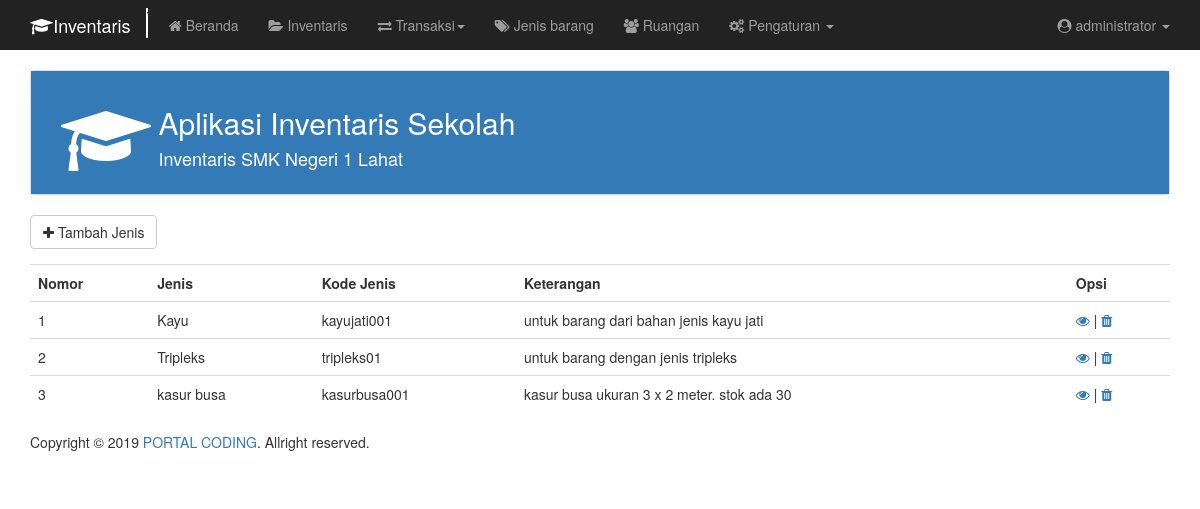
Screenshot of /inventaris/barang.php (signed in) with the database file from the repository.
### tables this page shows
CREATE TABLE `jenis` (
  `id_jenis` varchar(150) NOT NULL,
  `nama_jenis` varchar(150) NOT NULL,
  `kode_jenis` varchar(150) NOT NULL,
  `keterangan_jenis` varchar(500) NOT NULL
);

### inventaris/config/function.php (called while the page is built, shortened)
<?php
class Konektor {
	public function __construct() {
		$this->host = "localhost";
		$this->user = "root";
		$this->pass = "";
		$this->db = "dbinventaris";
		$this->con = new mysqli($this->host,$this->user,$this->pass,$this->db) or die("Can't Connect to Database");
	}
}
class Konfigurasi extends Konektor {
	public function selectJenis() {
		$SQL = $this->con->prepare("SELECT * FROM jenis");
		$SQL->execute();
		$result = $SQL->get_result();
		$data = [];
		while ($row = $result->fetch_assoc()) {
			$data[] = $row;
		}
		return $data;
	}
}
 ?>

### inventaris/include/session.php (called while the page is built, shortened)
<?php
include 'config/function.php';
$konfigurasi = new konfigurasi();
$nomor = 1;
if ($_SESSION['level'] == "administrator") {
	$isadmin = true;
} else if ($_SESSION['level'] == "operator") {
  $isoperator = true;
} else if ($_SESSION['level'] == "peminjam") {
  $ispeminjam = true;
}
?>

### inventaris/barang.php (the view, shortened to what this page needs)
<?php
include 'include/session.php';
$selectJenis = $konfigurasi->selectJenis();
?>
<!DOCTYPE html>
<html lang="en" dir="ltr">
	<head>
		<?php include 'include/meta.php'; ?>
  </head>
<body onload="userFormDisabled()">
	<?php include 'include/menu.php' ?>
		<div class="container">
		  <?php include 'include/heading.php'; ?>
			<div class="form-group">
				<button type="button" id="btnPlus" class="btn btn-default">
				  <i class="fa fa-plus"></i> Tambah Jenis
				</button>
			</div>
				<?php
				if ($selectJenis == null) {
					echo "<hr><h2 class='text-center'>Tidak ada data</h2><hr>";
				} else { ?>
					<table class="table">
						<th>Nomor</th>
					  <th>Jenis</th>
						<th>Kode Jenis</th>
						<th>Keterangan</th>
						<?php if ($isadmin): ?>
							<th>Opsi</th>
						<?php endif; ?>
				<?php foreach ($selectJenis as $data): ?>
				<tr>
					<td><?php echo $nomor++; ?></td>
					<td><?php echo $data['nama_jenis']; ?></td>
					<td><?php echo $data['kode_jenis']; ?></td>
					<td><?php echo $data['keterangan_jenis']; ?></td>
					<?php if ($isadmin): ?>
						<td>
							<a href="detail/detail-jenis.php?rowid=<?php echo $data['id_jenis'] ?>"><i class="fa fa-eye"></i></a> |
							<a href="javascript:hapusData('<?php echo $data['id_jenis']; ?>')"><i class="fa fa-trash"></i></a>
						</td>
					<?php endif; ?>
				</tr>
			<?php endforeach; } ?>
			</table>
		</div>
    <?php include 'include/footer.php'; ?>
	</body>
</html>

### rows the page displays
jenis: nama_jenis "Kayu", kode_jenis "kayujati001", keterangan_jenis "untuk barang dari bahan jenis kayu jati"
jenis: nama_jenis "Tripleks", kode_jenis "tripleks01", keterangan_jenis "untuk barang dengan jenis tripleks"
jenis: nama_jenis "kasur busa", kode_jenis "kasurbusa001", keterangan_jenis "kasur busa ukuran 3 x 2 meter. stok ada 30"

### other values shown
$_SESSION['nama_petugas'] "administrator"
